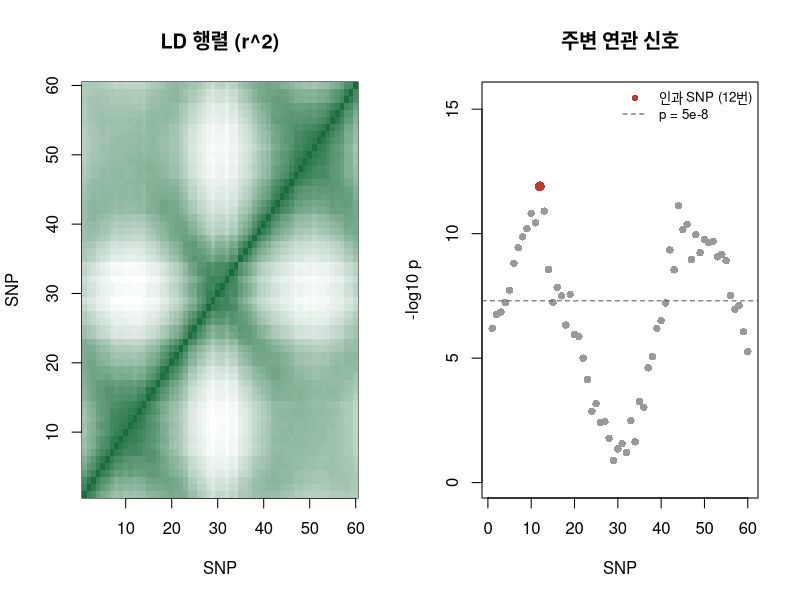
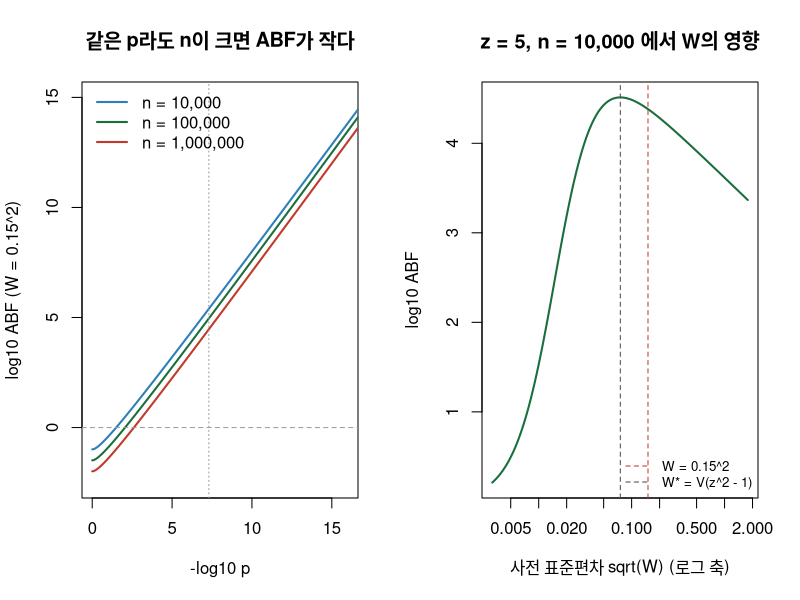
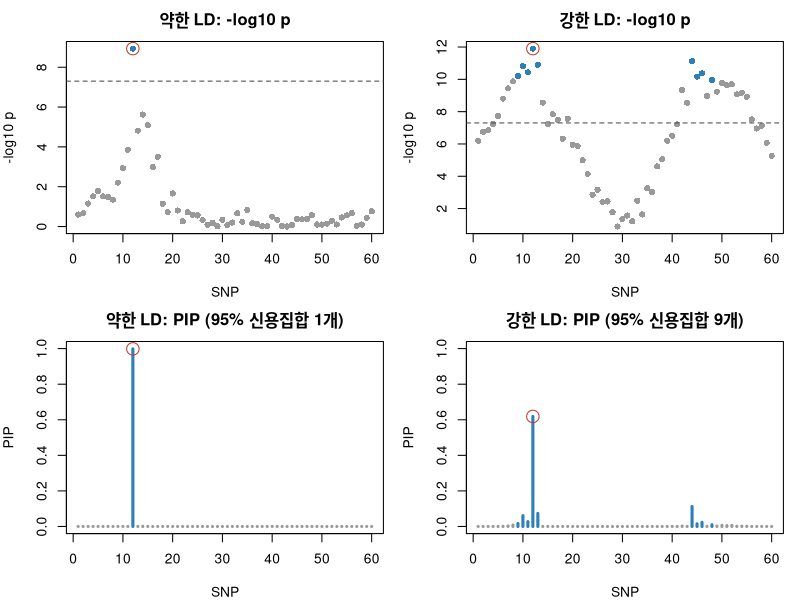
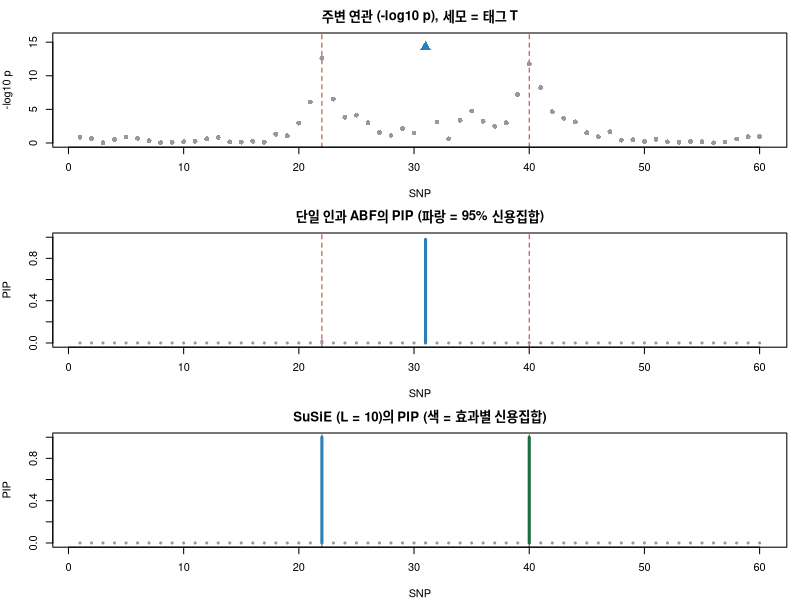
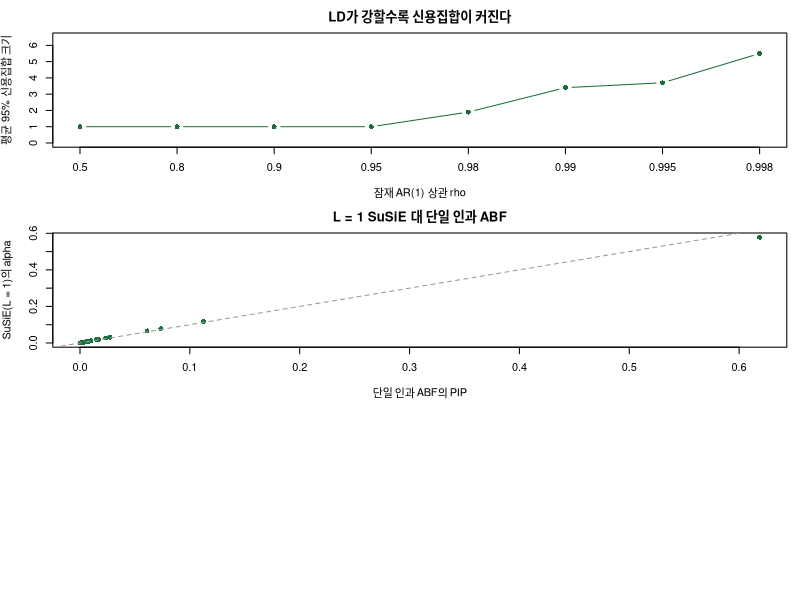

Reproduce these figures in R, in order.
## ---- chunk 1
#| label: sim-locus
ar1 <- function(p, rho) rho^abs(outer(1:p, 1:p, "-"))          # 잠재 AR(1) 상관행렬
sim_hap <- function(n_hap, sigma_lat, af) {                     # 반수체(0/1): 잠재 정규를 빈도에 맞춰 자름
  p <- ncol(sigma_lat); thr <- matrix(qnorm(1 - af), n_hap, p, byrow = TRUE)
  (matrix(rnorm(n_hap * p), n_hap, p) %*% chol(sigma_lat) > thr) * 1
}
to_geno <- function(h) h[c(TRUE, FALSE), ] + h[c(FALSE, TRUE), ]  # 연속한 두 반수체를 더해 0/1/2
sumstats <- function(X, y) {                                     # SNP별 단순회귀를 벡터 연산으로 한꺼번에
  xc <- scale(X, scale = FALSE); yc <- y - mean(y); n <- length(y)
  xtx <- colSums(xc^2); beta_hat <- drop(crossprod(xc, yc)) / xtx
  se <- sqrt((sum(yc^2) - beta_hat^2 * xtx) / (n - 2) / xtx); z <- beta_hat / se
  data.frame(beta_hat = beta_hat, se = se, z = z, p = 2 * pnorm(-abs(z)))
}
n <- 1500; p <- 60; causal <- 12
set.seed(2026); af <- 0.27 + 0.15 * sin(seq(0, 3 * pi, length.out = p)) + runif(p, -0.01, 0.01)
make_locus <- function(rho, seed, b = 0.27) {                    # 인과 SNP가 12번 하나인 가상의 좌위
  set.seed(seed); X <- to_geno(sim_hap(2 * n, ar1(p, rho), af))
  y <- as.numeric(scale(b * X[, causal] + rnorm(n)))              # 표준화한 연속 형질
  list(X = X, y = y, ss = sumstats(X, y))
}
loc_s <- make_locus(rho = 0.998, seed = 14); ss <- loc_s$ss; r_ld <- cor(loc_s$X)   # LD 행렬 R
lead <- which.max(abs(ss$z)); sec <- order(ss$p)[2]; chk <- summary(lm(loc_s$y ~ loc_s$X[, lead]))$coef[2, 1:2]
cat(sprintf("리드 SNP %d, p = %.1e | p < 5e-8 인 SNP %d개 | 2위 SNP %d와 인과 SNP의 r = %.2f | lm 확인 %.4f, %.4f\n",
            lead, ss$p[lead], sum(ss$p < 5e-8), sec, r_ld[causal, sec], chk[1], chk[2]))
print(round(head(ss[order(ss$p), ], 5), 4))
par(mfrow = c(1, 2))
image(1:p, 1:p, r_ld^2, col = colorRampPalette(c("white", "#1a6e3c"))(50), main = "LD 행렬 (r^2)", xlab = "SNP", ylab = "SNP")
plot(1:p, -log10(ss$p), pch = 16, col = "grey60", ylim = c(0, 1.3 * max(-log10(ss$p))), main = "주변 연관 신호", xlab = "SNP", ylab = "-log10 p")
points(causal, -log10(ss$p[causal]), pch = 16, col = "#c0392b", cex = 1.3); abline(h = -log10(5e-8), lty = 2, col = "grey30")
legend("topright", c("인과 SNP (12번)", "p = 5e-8"), col = c("#c0392b", "grey30"), pch = c(16, NA), lty = c(NA, 2), bty = "n", cex = 0.8)
## ---- chunk 2
#| label: abf-demo
log_sum_exp <- function(x) { m <- max(x); m + log(sum(exp(x - m))) }   # 수치 안정적인 log(sum(exp(x)))
# Wakefield(2009) 근사 베이즈 인자의 로그. H1(연관 있음) 대 H0(없음). coloc의 계산과 같음.
log_abf <- function(beta_hat, se, W) {
  V <- se^2; z <- beta_hat / se; r <- W / (V + W)
  0.5 * log(1 - r) + 0.5 * r * z^2
}
se_of_n <- function(n_ind, f = 0.3) sqrt(1 / (n_ind * 2 * f * (1 - f)))   # 표준화 형질, 빈도 f일 때 se 근사
n_set <- c(1e4, 1e5, 1e6); w_sd <- c(0.01, 0.15, 1)
tab <- outer(n_set, w_sd, function(nn, w) log_abf(5 * se_of_n(nn), se_of_n(nn), w^2) / log(10))
dimnames(tab) <- list(paste("n =", format(n_set, scientific = FALSE)), paste("sqrt(W) =", w_sd))
cat("z = 5 일 때 log10 ABF\n"); print(round(tab, 2))
z_gw <- qnorm(2.5e-8, lower.tail = FALSE)                         # p = 5e-8 에 해당하는 z
cat("p = 5e-8, W = 0.15^2 에서 log10 ABF:", round(log_abf(z_gw * se_of_n(n_set), se_of_n(n_set), 0.15^2) / log(10), 2), "\n")
par(mfrow = c(1, 2)); z_grid <- seq(0, 8.5, length.out = 200); cols <- c("#2c7fb8", "#1a6e3c", "#c0392b")
plot(NULL, xlim = c(0, 16), ylim = c(-2.5, 15), main = "같은 p라도 n이 크면 ABF가 작다", xlab = "-log10 p", ylab = "log10 ABF (W = 0.15^2)")
for (i in 1:3) lines(-log10(2 * pnorm(-z_grid)), log_abf(z_grid * se_of_n(n_set[i]), se_of_n(n_set[i]), 0.15^2) / log(10), col = cols[i], lwd = 2)
abline(h = 0, col = "grey60", lty = 2); abline(v = -log10(5e-8), col = "grey60", lty = 3)
legend("topleft", legend = paste("n =", format(n_set, big.mark = ",", scientific = FALSE, trim = TRUE)), col = cols, lwd = 2, bty = "n")
w_grid <- 10^seq(-5, 0.5, length.out = 300); v_1e4 <- se_of_n(1e4)^2
plot(sqrt(w_grid), log_abf(5 * sqrt(v_1e4), sqrt(v_1e4), w_grid) / log(10), type = "l", log = "x", lwd = 2, col = "#1a6e3c",
     main = "z = 5, n = 10,000 에서 W의 영향", xlab = "사전 표준편차 sqrt(W) (로그 축)", ylab = "log10 ABF")
abline(v = c(0.15, sqrt(v_1e4 * (5^2 - 1))), col = c("#c0392b", "grey30"), lty = 2)
legend("bottomright", c("W = 0.15^2", "W* = V(z^2 - 1)"), col = c("#c0392b", "grey30"), lty = 2, bty = "n", cex = 0.8)
## ---- chunk 3
#| label: pip-ld
#| fig-height: 6
pip_single <- function(beta_hat, se, W = 0.15^2) {             # 단일 인과 가정, 균등 사전확률
  la <- log_abf(beta_hat, se, W); exp(la - log_sum_exp(la))
}
credible_set <- function(pip, coverage = 0.95) {                 # PIP 내림차순 누적합이 coverage를 넘는 최소 집합
  o <- order(pip, decreasing = TRUE); o[seq_len(which(cumsum(pip[o]) >= coverage)[1])]
}
loc_w <- make_locus(rho = 0.9, seed = 14)                         # 같은 시드, LD만 약하게
summ <- function(loc) {
  pip <- pip_single(loc$ss$beta_hat, loc$ss$se); cs <- credible_set(pip)
  c(lead = which.max(abs(loc$ss$z)), lead_p = min(loc$ss$p), n_sig = sum(loc$ss$p < 5e-8),
    pip_causal = pip[causal], cs_size = length(cs), causal_in_cs = causal %in% cs)
}
print(signif(rbind("약한 LD (rho = 0.9)" = summ(loc_w), "강한 LD (rho = 0.998)" = summ(loc_s)), 3))
pip_s <- pip_single(ss$beta_hat, ss$se); cat("강한 LD의 95% 신용집합:", sort(credible_set(pip_s)), "\n")
plot_locus <- function(loc, title) {                             # 위: -log10 p, 아래: PIP (파랑 = 신용집합)
  pip <- pip_single(loc$ss$beta_hat, loc$ss$se); cs <- credible_set(pip); col <- ifelse(1:p %in% cs, "#2c7fb8", "grey60")
  plot(1:p, -log10(loc$ss$p), pch = 16, col = col, main = paste0(title, ": -log10 p"), xlab = "SNP", ylab = "-log10 p")
  abline(h = -log10(5e-8), lty = 2, col = "grey30"); points(causal, -log10(loc$ss$p[causal]), cex = 2, col = "#c0392b")
  plot(1:p, pip, type = "h", lwd = 3, col = col, ylim = c(0, 1), xlab = "SNP", ylab = "PIP",
       main = sprintf("%s: PIP (95%% 신용집합 %d개)", title, length(cs))); points(causal, pip[causal], cex = 2, col = "#c0392b")
}
par(mfcol = c(2, 2), mar = c(4, 4, 2.5, 1)); plot_locus(loc_w, "약한 LD"); plot_locus(loc_s, "강한 LD")
## ---- chunk 4
#| label: trap-sim
snp_a <- 22; snp_b <- 40; snp_t <- 31                            # 인과 A, 인과 B, 태그 T
make_trap <- function(seed, b = 0.3, extra = 0.1) {
  set.seed(seed); h <- sim_hap(2 * n, ar1(p, 0.9), af)
  h[, snp_t] <- pmax(h[, snp_a], h[, snp_b], rbinom(2 * n, 1, extra))  # A나 B를 가진 반수체에는 T가 항상 있음
  X <- to_geno(h); y <- as.numeric(scale(b * X[, snp_a] + b * X[, snp_b] + rnorm(n)))
  list(X = X, y = y, ss = sumstats(X, y))
}
trap <- make_trap(seed = 304); ss2 <- trap$ss; r2 <- cor(trap$X)
pip_abf <- pip_single(ss2$beta_hat, ss2$se); cs_abf <- credible_set(pip_abf)
cat(sprintf("r(T,A) = %.2f, r(T,B) = %.2f, r(A,B) = %.2f\n", r2[snp_t, snp_a], r2[snp_t, snp_b], r2[snp_a, snp_b]))
out <- rbind(z = ss2$z, PIP = pip_abf)[, c(snp_a, snp_b, snp_t)]; colnames(out) <- c("A(22)", "B(40)", "T(31)"); print(round(out, 3))
cat("단일 인과 95% 신용집합:", cs_abf, "\n")
## ---- chunk 5
#| label: ser-ibss
ser <- function(X, r, xtx, s2, prior_var = NULL, null_thr = 0.1) {   # 단일효과회귀 (X, r 는 중심화됨)
  p <- ncol(X); log_pi <- rep(-log(p), p)                              # 균등 사전확률 pi_j = 1/p
  xtr <- drop(crossprod(X, r)); bhat <- xtr / xtx; shat <- sqrt(s2 / xtx)
  if (is.null(prior_var)) {                                            # 사전분산 추정: log(sum pi_j BF_j) 최대화
    obj <- function(lv) log_sum_exp(log_pi + log_abf(bhat, shat, exp(lv)))
    opt <- optimize(obj, c(-15, 2), maximum = TRUE)
    s0 <- if (opt$objective > null_thr) exp(opt$maximum) else 0        # 개선이 작으면 효과를 끔
  } else s0 <- prior_var
  if (s0 == 0) return(list(alpha = exp(log_pi), mu = rep(0, p), mu2 = rep(0, p), s0 = 0))
  la <- log_pi + log_abf(bhat, shat, s0); alpha <- exp(la - log_sum_exp(la))
  post_var <- 1 / (1 / s0 + xtx / s2); mu <- post_var * xtr / s2      # SNP j가 맡을 때의 사후분산·사후평균
  list(alpha = alpha, mu = mu, mu2 = post_var + mu^2, s0 = s0)
}
susie_ibss <- function(X, y, L = 10, n_iter = 100, prior_var = NULL, update_s2 = TRUE, tol = 1e-4, null_thr = 0.1) {
  X <- scale(X, scale = FALSE); y <- y - mean(y); n <- nrow(X); p <- ncol(X); xtx <- colSums(X^2)
  alpha <- matrix(1 / p, L, p); mu <- mu2 <- matrix(0, L, p); s0 <- rep(0, L)
  s2 <- var(y); fit_l <- matrix(0, n, L)                               # fit_l[, l] = X %*% (alpha_l * mu_l)
  for (it in 1:n_iter) {
    alpha_old <- alpha
    for (l in 1:L) {
      r <- y - rowSums(fit_l[, -l, drop = FALSE])                      # 효과 l을 뺀 나머지로 만든 잔차
      f <- ser(X, r, xtx, s2, prior_var, null_thr)
      alpha[l, ] <- f$alpha; mu[l, ] <- f$mu; mu2[l, ] <- f$mu2; s0[l] <- f$s0
      fit_l[, l] <- X %*% (f$alpha * f$mu)
    }
    if (update_s2)                                                     # 기대 잔차제곱합 / n
      s2 <- (sum((y - rowSums(fit_l))^2) - sum(fit_l^2) + sum(alpha * mu2 * rep(xtx, each = L))) / n
    if (max(abs(alpha - alpha_old)) < tol) break
  }
  keep <- which(s0 > 1e-9)                                             # 꺼진 효과는 PIP 계산에서 제외
  pip <- if (length(keep)) 1 - apply(1 - alpha[keep, , drop = FALSE], 2, prod) else rep(0, p)
  list(alpha = alpha, mu = mu, prior_var = s0, sigma2 = s2, n_iter = it, pip = pip)
}
susie_cs <- function(fit, X, coverage = 0.95, min_abs_corr = 0.5) {    # 효과별 신용집합 + 순도 필터
  r_abs <- abs(cor(X)); out <- list()
  for (l in which(fit$prior_var > 1e-9)) {
    cs <- sort(credible_set(fit$alpha[l, ], coverage)); purity <- min(r_abs[cs, cs])
    if (purity >= min_abs_corr) out[[length(out) + 1]] <- list(effect = l, cs = cs, purity = purity)
  }
  out[!duplicated(lapply(out, function(o) o$cs))]                      # 같은 집합을 두 효과가 잡으면 하나만
}
## ---- chunk 6
#| label: susie-trap
#| fig-height: 7
fit <- susie_ibss(trap$X, trap$y, L = 10); cs_su <- susie_cs(fit, trap$X)
cat("반복", fit$n_iter, "회, sigma^2 =", round(fit$sigma2, 3), "| 추정된 사전분산:", signif(fit$prior_var, 2), "\n")
for (o in cs_su) cat(sprintf("효과 %d: 95%% 신용집합 {%s}, 순도 %.2f\n", o$effect, paste(o$cs, collapse = ", "), o$purity))
cat("SuSiE PIP  A, B, T:", round(fit$pip[c(snp_a, snp_b, snp_t)], 3), "\n")
f_1 <- susie_ibss(trap$X, trap$y, L = 10, n_iter = 1)                # 첫 반복에서 멈춘 적합
f_0 <- susie_ibss(trap$X, trap$y, L = 10, null_thr = 0)              # susieR 기본값처럼 문턱 0
cat("첫 반복 후 효과 1: SNP", which.max(f_1$alpha[1, ]), "alpha", round(max(f_1$alpha[1, ]), 2),
    "| 문턱 0: 켜진 효과", sum(f_0$prior_var > 0), "개, PIP 중앙값", round(median(f_0$pip), 3), "\n")
par(mfrow = c(3, 1), mar = c(4, 4, 2.5, 1))
causal_lines <- quote(abline(v = c(snp_a, snp_b), col = "#c0392b", lty = 2))   # 인과 SNP 위치 (막대 뒤에 그림)
plot(1:p, -log10(ss2$p), pch = 16, col = "grey60", ylim = c(0, 1.1 * max(-log10(ss2$p))), panel.first = eval(causal_lines),
     main = "주변 연관 (-log10 p), 세모 = 태그 T", xlab = "SNP", ylab = "-log10 p"); points(snp_t, -log10(ss2$p[snp_t]), pch = 17, col = "#2c7fb8", cex = 1.6)
plot(1:p, pip_abf, type = "h", lwd = 3, col = ifelse(1:p %in% cs_abf, "#2c7fb8", "grey60"), ylim = c(0, 1), panel.first = eval(causal_lines),
     main = "단일 인과 ABF의 PIP (파랑 = 95% 신용집합)", xlab = "SNP", ylab = "PIP")
cs_col <- rep("grey60", p); for (k in seq_along(cs_su)) cs_col[cs_su[[k]]$cs] <- c("#1a6e3c", "#2c7fb8", "grey30")[min(k, 3)]
plot(1:p, fit$pip, type = "h", lwd = 3, col = cs_col, ylim = c(0, 1), panel.first = eval(causal_lines),
     main = "SuSiE (L = 10)의 PIP (색 = 효과별 신용집합)", xlab = "SNP", ylab = "PIP")
## ---- chunk 7
#| label: susie-rep
rep_res <- t(sapply(1:20, function(s) {
  d <- make_trap(seed = 1000 + s); pa <- pip_single(d$ss$beta_hat, d$ss$se); ca <- credible_set(pa)
  f <- susie_ibss(d$X, d$y, L = 10); cs <- susie_cs(f, d$X); in_cs <- function(j) any(sapply(cs, function(o) j %in% o$cs))
  c(abf_top_is_T = which.max(pa) == snp_t, abf_cs_has_causal = any(c(snp_a, snp_b) %in% ca),
    susie_n_cs = length(cs), susie_both = in_cs(snp_a) && in_cs(snp_b), susie_cs_has_T = in_cs(snp_t))
}))
print(colSums(rep_res))                                                # 20번 중 해당 사건의 횟수 (susie_n_cs는 합계)
## ---- chunk 8
#| label: ex1-w
ex1 <- t(sapply(c(0.02, 0.05, 0.15, 0.5, 1), function(w) {
  pp <- pip_single(ss$beta_hat, ss$se, w^2); c(sqrt_W = w, pip_causal = pp[causal], cs_size = length(credible_set(pp))) }))
print(round(ex1, 3)); cat("이 좌위의 V = se^2 중앙값:", signif(median(ss$se^2), 2), "\n")
## ---- chunk 9
#| label: ex2-ld
rho_set <- c(0.5, 0.8, 0.9, 0.95, 0.98, 0.99, 0.995, 0.998)
ex2 <- t(sapply(rho_set, function(rho) rowMeans(sapply(1:10, function(s) {
  d <- make_locus(rho, seed = 500 + s); pp <- pip_single(d$ss$beta_hat, d$ss$se); cs <- credible_set(pp)
  c(cs_size = length(cs), covered = causal %in% cs, lead_is_causal = which.max(abs(d$ss$z)) == causal) }))))
print(data.frame(rho = rho_set, round(ex2, 2)))
plot(seq_along(rho_set), ex2[, "cs_size"], type = "b", pch = 16, col = "#1a6e3c", xaxt = "n", ylim = c(0, max(ex2[, "cs_size"]) + 1),
     main = "LD가 강할수록 신용집합이 커진다", xlab = "잠재 AR(1) 상관 rho", ylab = "평균 95% 신용집합 크기")
axis(1, at = seq_along(rho_set), labels = rho_set)
## ---- chunk 10
#| label: ex3-l1
f1 <- susie_ibss(loc_s$X, loc_s$y, L = 1, prior_var = 0.15^2, update_s2 = FALSE)
pa <- pip_single(ss$beta_hat, ss$se, 0.15^2)                          # se_j: SNP별 잔차분산으로 계산
xtx <- colSums(scale(loc_s$X, scale = FALSE)^2)
pa_common <- pip_single(ss$beta_hat, sqrt(var(loc_s$y) / xtx), 0.15^2)   # se_j = sqrt(sigma^2 / x_j'x_j)
cat("최대 |alpha - PIP|: SNP별 se", signif(max(abs(f1$alpha[1, ] - pa)), 2),
    "| 공통 sigma^2 se", signif(max(abs(f1$alpha[1, ] - pa_common)), 2), "\n")
plot(pa, f1$alpha[1, ], pch = 16, col = "#1a6e3c", main = "L = 1 SuSiE 대 단일 인과 ABF",
     xlab = "단일 인과 ABF의 PIP", ylab = "SuSiE(L = 1)의 alpha"); abline(0, 1, col = "grey60", lty = 2)
